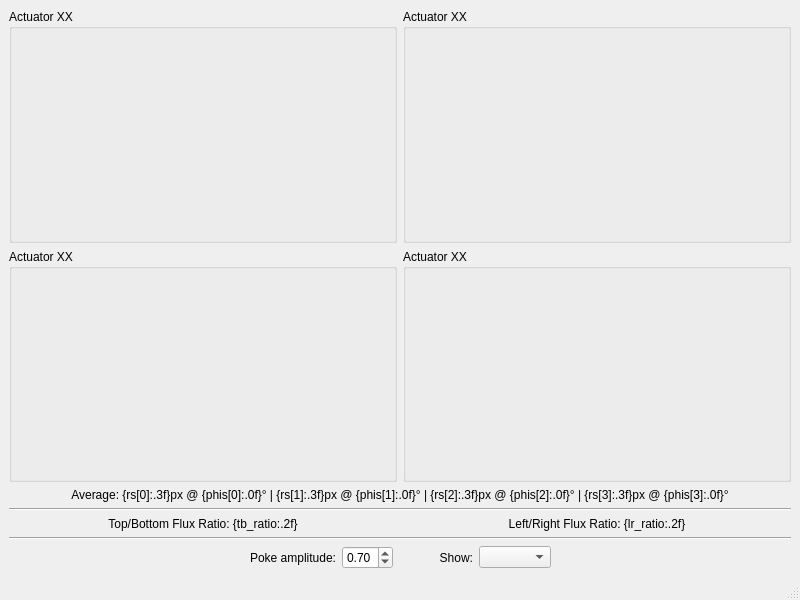
<?xml version="1.0" encoding="UTF-8"?>
<ui version="4.0">
 <class>AlignmentWindow</class>
 <widget class="QMainWindow" name="AlignmentWindow">
  <property name="geometry">
   <rect>
    <x>0</x>
    <y>0</y>
    <width>800</width>
    <height>600</height>
   </rect>
  </property>
  <property name="windowTitle">
   <string>Alignment</string>
  </property>
  <widget class="QWidget" name="centralwidget">
   <layout class="QGridLayout" name="gridLayout">
    <item row="0" column="0">
     <widget class="QGroupBox" name="groupbox_1">
      <property name="sizePolicy">
       <sizepolicy hsizetype="Expanding" vsizetype="Expanding">
        <horstretch>0</horstretch>
        <verstretch>0</verstretch>
       </sizepolicy>
      </property>
      <property name="title">
       <string>Actuator XX</string>
      </property>
      <layout class="QGridLayout" name="gridLayout_2">
       <property name="leftMargin">
        <number>0</number>
       </property>
       <property name="topMargin">
        <number>0</number>
       </property>
       <property name="rightMargin">
        <number>0</number>
       </property>
       <property name="bottomMargin">
        <number>0</number>
       </property>
       <property name="spacing">
        <number>0</number>
       </property>
      </layout>
     </widget>
    </item>
    <item row="4" column="0">
     <widget class="KLabel" name="tb_ratio_label">
      <property name="text">
       <string>Top/Bottom Flux Ratio: {tb_ratio:.2f}</string>
      </property>
      <property name="alignment">
       <set>Qt::AlignmentFlag::AlignCenter</set>
      </property>
     </widget>
    </item>
    <item row="0" column="1">
     <widget class="QGroupBox" name="groupbox_2">
      <property name="sizePolicy">
       <sizepolicy hsizetype="Expanding" vsizetype="Expanding">
        <horstretch>0</horstretch>
        <verstretch>0</verstretch>
       </sizepolicy>
      </property>
      <property name="title">
       <string>Actuator XX</string>
      </property>
      <layout class="QGridLayout" name="gridLayout_3">
       <property name="leftMargin">
        <number>0</number>
       </property>
       <property name="topMargin">
        <number>0</number>
       </property>
       <property name="rightMargin">
        <number>0</number>
       </property>
       <property name="bottomMargin">
        <number>0</number>
       </property>
       <property name="spacing">
        <number>0</number>
       </property>
      </layout>
     </widget>
    </item>
    <item row="1" column="0">
     <widget class="QGroupBox" name="groupbox_3">
      <property name="sizePolicy">
       <sizepolicy hsizetype="Expanding" vsizetype="Expanding">
        <horstretch>0</horstretch>
        <verstretch>0</verstretch>
       </sizepolicy>
      </property>
      <property name="title">
       <string>Actuator XX</string>
      </property>
      <layout class="QGridLayout" name="gridLayout_4">
       <property name="leftMargin">
        <number>0</number>
       </property>
       <property name="topMargin">
        <number>0</number>
       </property>
       <property name="rightMargin">
        <number>0</number>
       </property>
       <property name="bottomMargin">
        <number>0</number>
       </property>
       <property name="spacing">
        <number>0</number>
       </property>
      </layout>
     </widget>
    </item>
    <item row="4" column="1">
     <widget class="KLabel" name="lr_ratio_label">
      <property name="text">
       <string>Left/Right Flux Ratio: {lr_ratio:.2f}</string>
      </property>
      <property name="alignment">
       <set>Qt::AlignmentFlag::AlignCenter</set>
      </property>
     </widget>
    </item>
    <item row="2" column="0" colspan="2">
     <widget class="KLabel" name="average_label">
      <property name="text">
       <string>Average: {rs[0]:.3f}px @ {phis[0]:.0f}° | {rs[1]:.3f}px @ {phis[1]:.0f}° | {rs[2]:.3f}px @ {phis[2]:.0f}° | {rs[3]:.3f}px @ {phis[3]:.0f}°</string>
      </property>
      <property name="alignment">
       <set>Qt::AlignmentFlag::AlignCenter</set>
      </property>
     </widget>
    </item>
    <item row="3" column="0" colspan="2">
     <widget class="QFrame" name="frame">
      <property name="frameShape">
       <enum>QFrame::Shape::HLine</enum>
      </property>
      <property name="frameShadow">
       <enum>QFrame::Shadow::Sunken</enum>
      </property>
     </widget>
    </item>
    <item row="6" column="0" colspan="2">
     <layout class="QHBoxLayout" name="horizontalLayout">
      <item>
       <spacer name="horizontalSpacer">
        <property name="orientation">
         <enum>Qt::Orientation::Horizontal</enum>
        </property>
        <property name="sizeHint" stdset="0">
         <size>
          <width>40</width>
          <height>20</height>
         </size>
        </property>
       </spacer>
      </item>
      <item>
       <widget class="QLabel" name="poke_label">
        <property name="sizePolicy">
         <sizepolicy hsizetype="Fixed" vsizetype="Preferred">
          <horstretch>0</horstretch>
          <verstretch>0</verstretch>
         </sizepolicy>
        </property>
        <property name="text">
         <string>Poke amplitude:</string>
        </property>
        <property name="alignment">
         <set>Qt::AlignmentFlag::AlignRight|Qt::AlignmentFlag::AlignTrailing|Qt::AlignmentFlag::AlignVCenter</set>
        </property>
       </widget>
      </item>
      <item>
       <widget class="QDoubleSpinBox" name="poke_spinbox">
        <property name="sizePolicy">
         <sizepolicy hsizetype="Fixed" vsizetype="Fixed">
          <horstretch>0</horstretch>
          <verstretch>0</verstretch>
         </sizepolicy>
        </property>
        <property name="maximum">
         <double>1.750000000000000</double>
        </property>
        <property name="singleStep">
         <double>0.100000000000000</double>
        </property>
        <property name="value">
         <double>0.700000000000000</double>
        </property>
       </widget>
      </item>
      <item>
       <spacer name="horizontalSpacer_2">
        <property name="orientation">
         <enum>Qt::Orientation::Horizontal</enum>
        </property>
        <property name="sizeType">
         <enum>QSizePolicy::Policy::Maximum</enum>
        </property>
        <property name="sizeHint" stdset="0">
         <size>
          <width>40</width>
          <height>20</height>
         </size>
        </property>
       </spacer>
      </item>
      <item>
       <widget class="QLabel" name="label">
        <property name="sizePolicy">
         <sizepolicy hsizetype="Fixed" vsizetype="Preferred">
          <horstretch>0</horstretch>
          <verstretch>0</verstretch>
         </sizepolicy>
        </property>
        <property name="text">
         <string>Show:</string>
        </property>
        <property name="alignment">
         <set>Qt::AlignmentFlag::AlignRight|Qt::AlignmentFlag::AlignTrailing|Qt::AlignmentFlag::AlignVCenter</set>
        </property>
       </widget>
      </item>
      <item>
       <widget class="QComboBox" name="states_combobox">
        <property name="sizePolicy">
         <sizepolicy hsizetype="Fixed" vsizetype="Fixed">
          <horstretch>0</horstretch>
          <verstretch>0</verstretch>
         </sizepolicy>
        </property>
        <property name="frame">
         <bool>true</bool>
        </property>
       </widget>
      </item>
      <item>
       <spacer name="horizontalSpacer_3">
        <property name="orientation">
         <enum>Qt::Orientation::Horizontal</enum>
        </property>
        <property name="sizeHint" stdset="0">
         <size>
          <width>40</width>
          <height>20</height>
         </size>
        </property>
       </spacer>
      </item>
     </layout>
    </item>
    <item row="1" column="1">
     <widget class="QGroupBox" name="groupbox_4">
      <property name="sizePolicy">
       <sizepolicy hsizetype="Expanding" vsizetype="Expanding">
        <horstretch>0</horstretch>
        <verstretch>0</verstretch>
       </sizepolicy>
      </property>
      <property name="title">
       <string>Actuator XX</string>
      </property>
      <layout class="QGridLayout" name="gridLayout_5">
       <property name="leftMargin">
        <number>0</number>
       </property>
       <property name="topMargin">
        <number>0</number>
       </property>
       <property name="rightMargin">
        <number>0</number>
       </property>
       <property name="bottomMargin">
        <number>0</number>
       </property>
       <property name="spacing">
        <number>0</number>
       </property>
      </layout>
     </widget>
    </item>
    <item row="5" column="0" colspan="2">
     <widget class="QFrame" name="frame_2">
      <property name="frameShape">
       <enum>QFrame::Shape::HLine</enum>
      </property>
      <property name="frameShadow">
       <enum>QFrame::Shadow::Sunken</enum>
      </property>
     </widget>
    </item>
   </layout>
  </widget>
  <widget class="QMenuBar" name="menubar">
   <property name="geometry">
    <rect>
     <x>0</x>
     <y>0</y>
     <width>800</width>
     <height>30</height>
    </rect>
   </property>
  </widget>
  <widget class="QStatusBar" name="statusbar"/>
 </widget>
 <customwidgets>
  <customwidget>
   <class>KLabel</class>
   <extends>QLabel</extends>
   <header>kalao.guis.utils.widgets</header>
  </customwidget>
 </customwidgets>
 <resources/>
 <connections/>
</ui>
